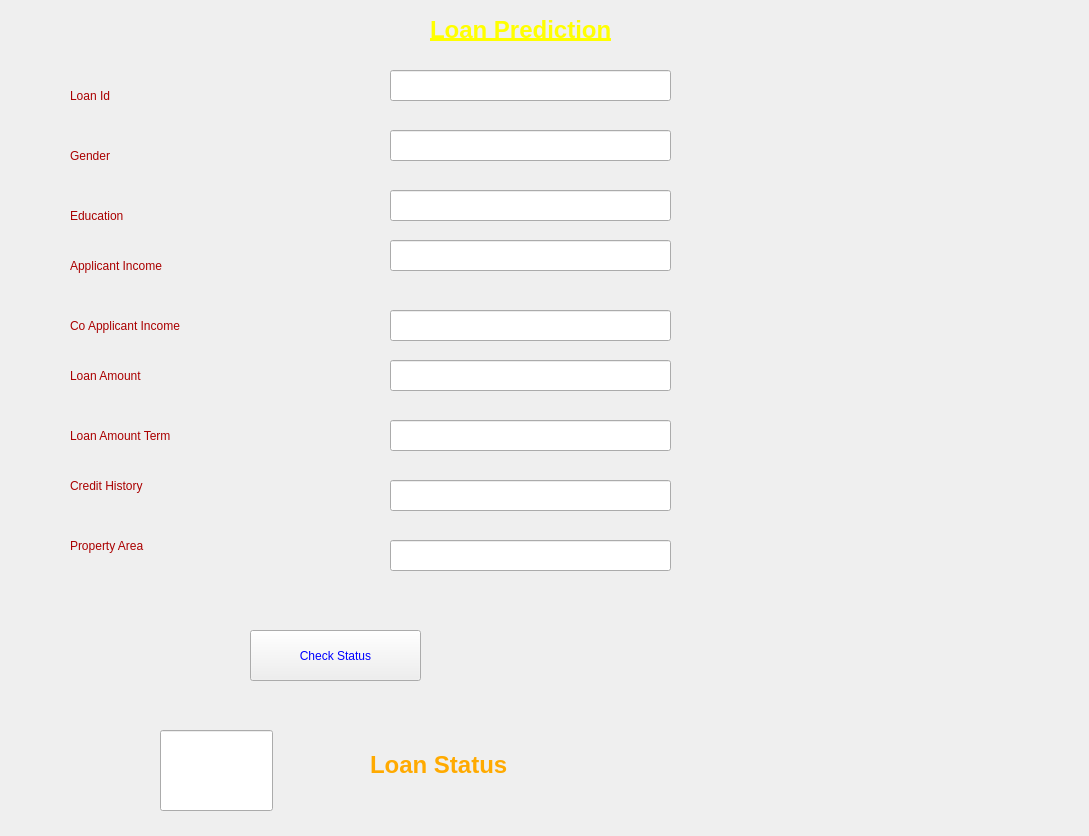
<?xml version="1.0" encoding="UTF-8"?>
<ui version="4.0">
 <class>Form</class>
 <widget class="QWidget" name="Form">
  <property name="geometry">
   <rect>
    <x>0</x>
    <y>0</y>
    <width>1089</width>
    <height>836</height>
   </rect>
  </property>
  <property name="windowTitle">
   <string>Loan Prediction</string>
  </property>
  <widget class="QLabel" name="label">
   <property name="geometry">
    <rect>
     <x>0</x>
     <y>0</y>
     <width>1091</width>
     <height>841</height>
    </rect>
   </property>
   <property name="text">
    <string/>
   </property>
   <property name="pixmap">
    <pixmap>loan.jpg</pixmap>
   </property>
   <property name="scaledContents">
    <bool>true</bool>
   </property>
  </widget>
  <widget class="QLabel" name="label_2">
   <property name="geometry">
    <rect>
     <x>430</x>
     <y>10</y>
     <width>241</width>
     <height>41</height>
    </rect>
   </property>
   <property name="text">
    <string>&lt;html&gt;&lt;head/&gt;&lt;body&gt;&lt;p&gt;&lt;span style=&quot; font-size:18pt; font-weight:600; text-decoration: underline; color:#ffff00;&quot;&gt;Loan Prediction&lt;/span&gt;&lt;/p&gt;&lt;/body&gt;&lt;/html&gt;</string>
   </property>
  </widget>
  <widget class="QLabel" name="label_3">
   <property name="geometry">
    <rect>
     <x>70</x>
     <y>80</y>
     <width>141</width>
     <height>31</height>
    </rect>
   </property>
   <property name="styleSheet">
    <string notr="true">font: 75 16pt &quot;Comic Sans MS&quot;;color:rgb(170, 0, 0)</string>
   </property>
   <property name="text">
    <string>Loan Id</string>
   </property>
  </widget>
  <widget class="QLabel" name="label_4">
   <property name="geometry">
    <rect>
     <x>70</x>
     <y>140</y>
     <width>141</width>
     <height>31</height>
    </rect>
   </property>
   <property name="styleSheet">
    <string notr="true">font: 75 16pt &quot;Comic Sans MS&quot;;color:rgb(170, 0, 0)</string>
   </property>
   <property name="text">
    <string>Gender</string>
   </property>
  </widget>
  <widget class="QLabel" name="label_5">
   <property name="geometry">
    <rect>
     <x>70</x>
     <y>200</y>
     <width>141</width>
     <height>31</height>
    </rect>
   </property>
   <property name="styleSheet">
    <string notr="true">font: 75 16pt &quot;Comic Sans MS&quot;;color:rgb(170, 0, 0)</string>
   </property>
   <property name="text">
    <string>Education</string>
   </property>
  </widget>
  <widget class="QLabel" name="label_6">
   <property name="geometry">
    <rect>
     <x>70</x>
     <y>250</y>
     <width>221</width>
     <height>31</height>
    </rect>
   </property>
   <property name="styleSheet">
    <string notr="true">font: 75 16pt &quot;Comic Sans MS&quot;;color:rgb(170, 0, 0)</string>
   </property>
   <property name="text">
    <string>Applicant Income</string>
   </property>
  </widget>
  <widget class="QLabel" name="label_7">
   <property name="geometry">
    <rect>
     <x>70</x>
     <y>310</y>
     <width>261</width>
     <height>31</height>
    </rect>
   </property>
   <property name="styleSheet">
    <string notr="true">font: 75 16pt &quot;Comic Sans MS&quot;;color:rgb(170, 0, 0)</string>
   </property>
   <property name="text">
    <string>Co Applicant Income</string>
   </property>
  </widget>
  <widget class="QLabel" name="label_8">
   <property name="geometry">
    <rect>
     <x>70</x>
     <y>360</y>
     <width>181</width>
     <height>31</height>
    </rect>
   </property>
   <property name="styleSheet">
    <string notr="true">font: 75 16pt &quot;Comic Sans MS&quot;;color:rgb(170, 0, 0)</string>
   </property>
   <property name="text">
    <string>Loan Amount</string>
   </property>
  </widget>
  <widget class="QLabel" name="label_9">
   <property name="geometry">
    <rect>
     <x>70</x>
     <y>420</y>
     <width>241</width>
     <height>31</height>
    </rect>
   </property>
   <property name="styleSheet">
    <string notr="true">font: 75 16pt &quot;Comic Sans MS&quot;;color:rgb(170, 0, 0)</string>
   </property>
   <property name="text">
    <string>Loan Amount Term</string>
   </property>
  </widget>
  <widget class="QLabel" name="label_10">
   <property name="geometry">
    <rect>
     <x>70</x>
     <y>470</y>
     <width>201</width>
     <height>31</height>
    </rect>
   </property>
   <property name="styleSheet">
    <string notr="true">font: 75 16pt &quot;Comic Sans MS&quot;;color:rgb(170, 0, 0)</string>
   </property>
   <property name="text">
    <string>Credit History</string>
   </property>
  </widget>
  <widget class="QLabel" name="label_11">
   <property name="geometry">
    <rect>
     <x>70</x>
     <y>530</y>
     <width>221</width>
     <height>31</height>
    </rect>
   </property>
   <property name="styleSheet">
    <string notr="true">font: 75 16pt &quot;Comic Sans MS&quot;;color:rgb(170, 0, 0)</string>
   </property>
   <property name="text">
    <string>Property Area</string>
   </property>
  </widget>
  <widget class="QLineEdit" name="loan_id">
   <property name="geometry">
    <rect>
     <x>390</x>
     <y>70</y>
     <width>281</width>
     <height>31</height>
    </rect>
   </property>
   <property name="styleSheet">
    <string notr="true">font: 75 12pt &quot;MS Shell Dlg 2&quot;;color:rgb(255, 0, 127)</string>
   </property>
  </widget>
  <widget class="QLineEdit" name="gender">
   <property name="geometry">
    <rect>
     <x>390</x>
     <y>130</y>
     <width>281</width>
     <height>31</height>
    </rect>
   </property>
   <property name="styleSheet">
    <string notr="true">font: 75 12pt &quot;MS Shell Dlg 2&quot;;color:rgb(255, 0, 127)</string>
   </property>
  </widget>
  <widget class="QLineEdit" name="education">
   <property name="geometry">
    <rect>
     <x>390</x>
     <y>190</y>
     <width>281</width>
     <height>31</height>
    </rect>
   </property>
   <property name="styleSheet">
    <string notr="true">font: 75 12pt &quot;MS Shell Dlg 2&quot;;color:rgb(255, 0, 127)</string>
   </property>
  </widget>
  <widget class="QLineEdit" name="applicant_income">
   <property name="geometry">
    <rect>
     <x>390</x>
     <y>240</y>
     <width>281</width>
     <height>31</height>
    </rect>
   </property>
   <property name="styleSheet">
    <string notr="true">font: 75 12pt &quot;MS Shell Dlg 2&quot;;color:rgb(255, 0, 127)</string>
   </property>
  </widget>
  <widget class="QLineEdit" name="co_applicant_income">
   <property name="geometry">
    <rect>
     <x>390</x>
     <y>310</y>
     <width>281</width>
     <height>31</height>
    </rect>
   </property>
   <property name="styleSheet">
    <string notr="true">font: 75 12pt &quot;MS Shell Dlg 2&quot;;color:rgb(255, 0, 127)</string>
   </property>
  </widget>
  <widget class="QLineEdit" name="loan_amount">
   <property name="geometry">
    <rect>
     <x>390</x>
     <y>360</y>
     <width>281</width>
     <height>31</height>
    </rect>
   </property>
   <property name="styleSheet">
    <string notr="true">font: 75 12pt &quot;MS Shell Dlg 2&quot;;color:rgb(255, 0, 127)</string>
   </property>
  </widget>
  <widget class="QLineEdit" name="loan_amount_term">
   <property name="geometry">
    <rect>
     <x>390</x>
     <y>420</y>
     <width>281</width>
     <height>31</height>
    </rect>
   </property>
   <property name="styleSheet">
    <string notr="true">font: 75 12pt &quot;MS Shell Dlg 2&quot;;color:rgb(255, 0, 127)</string>
   </property>
  </widget>
  <widget class="QLineEdit" name="credit_history">
   <property name="geometry">
    <rect>
     <x>390</x>
     <y>480</y>
     <width>281</width>
     <height>31</height>
    </rect>
   </property>
   <property name="styleSheet">
    <string notr="true">font: 75 12pt &quot;MS Shell Dlg 2&quot;;color:rgb(255, 0, 127)</string>
   </property>
  </widget>
  <widget class="QLineEdit" name="property_area">
   <property name="geometry">
    <rect>
     <x>390</x>
     <y>540</y>
     <width>281</width>
     <height>31</height>
    </rect>
   </property>
   <property name="styleSheet">
    <string notr="true">font: 75 12pt &quot;MS Shell Dlg 2&quot;;color:rgb(255, 0, 127)</string>
   </property>
  </widget>
  <widget class="QPushButton" name="check_status">
   <property name="geometry">
    <rect>
     <x>250</x>
     <y>630</y>
     <width>171</width>
     <height>51</height>
    </rect>
   </property>
   <property name="styleSheet">
    <string notr="true">font: 75 16pt &quot;MS Shell Dlg 2&quot;;color:rgb(0, 0, 255)</string>
   </property>
   <property name="text">
    <string>Check Status</string>
   </property>
  </widget>
  <widget class="QLabel" name="label_12">
   <property name="geometry">
    <rect>
     <x>370</x>
     <y>740</y>
     <width>191</width>
     <height>51</height>
    </rect>
   </property>
   <property name="styleSheet">
    <string notr="true">font: 75 16pt &quot;Comic Sans MS&quot;;color:rgb(170, 0, 0)</string>
   </property>
   <property name="text">
    <string>&lt;html&gt;&lt;head/&gt;&lt;body&gt;&lt;p&gt;&lt;span style=&quot; font-size:18pt; font-weight:600; color:#ffaa00;&quot;&gt;Loan Status&lt;/span&gt;&lt;/p&gt;&lt;/body&gt;&lt;/html&gt;</string>
   </property>
  </widget>
  <widget class="QLineEdit" name="display">
   <property name="geometry">
    <rect>
     <x>160</x>
     <y>730</y>
     <width>113</width>
     <height>81</height>
    </rect>
   </property>
   <property name="styleSheet">
    <string notr="true">font: 75 18pt &quot;MS Shell Dlg 2&quot;;color:rgb(255, 0, 0)</string>
   </property>
  </widget>
 </widget>
 <resources/>
 <connections/>
</ui>
